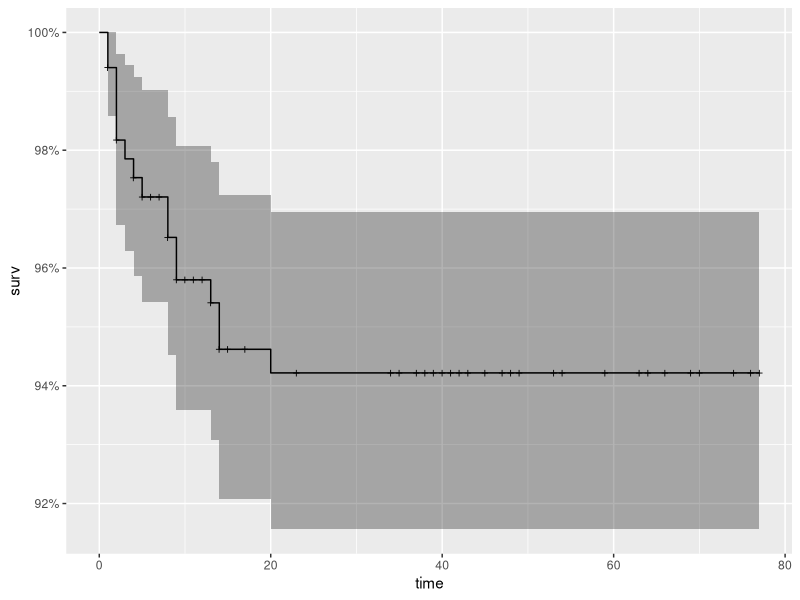
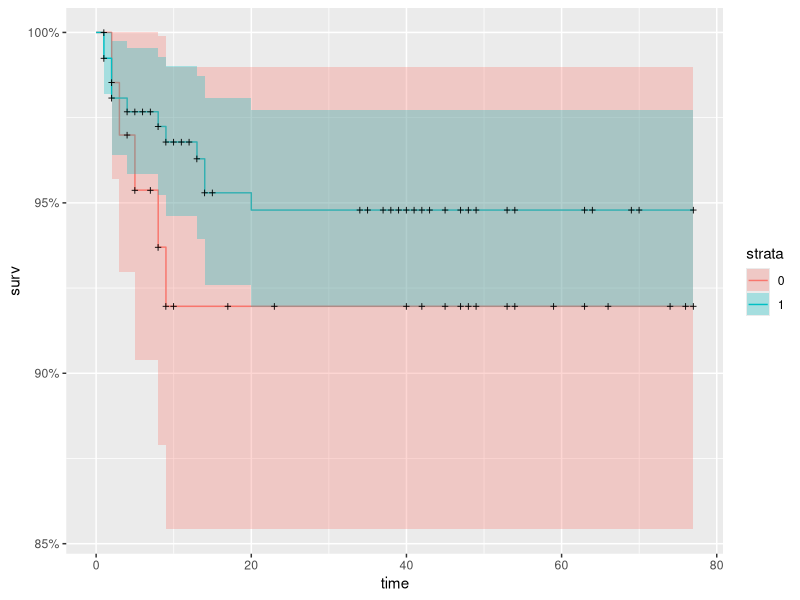
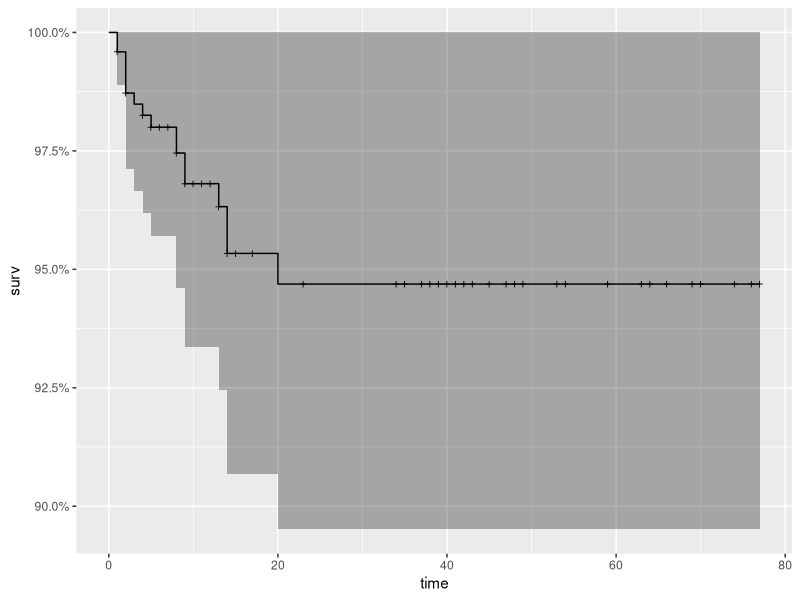
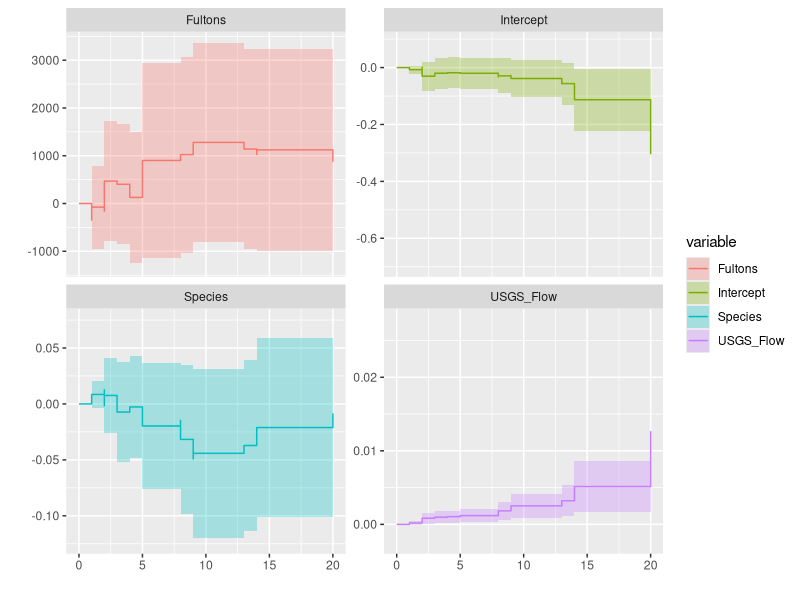

Here is the R script that generated these plots, in order: (Note: this script raises an error after producing the figures.)
#Quick Analysis based off of https://rviews.rstudio.com/2017/09/25/survival-analysis-with-r/

library(survival)
library(dplyr)
library(ggplot2)
library(ggfortify)
library(ranger)

#Load and Prep data
herring<-read.csv("Herring_from_history.csv")
View(herring)
herring<-herring[,-1]
herring<-herring[,-c(15:16)]

herring<-herring %>% 
  mutate(event_time=End-Start) %>% 
  select(-Correlated_Flow,-Temperature)

#KM Model Fits
km<- with(herring, Surv(event_time, Pass))
km_fit <- survfit(Surv(event_time, Pass) ~ 1, data=herring)
summary(km_fit)
autoplot(km_fit)

km_species_fit <- survfit(Surv(event_time, Pass) ~ Species, data=herring)
autoplot(km_species_fit)

#COX PH Model Fits
#Cox model assumes that the covariates do not vary with time. In a vignette [12] that
#accompanies the survival package Therneau, Crowson and Atkinson demonstrate that the 
#Karnofsky score (karno) is, in fact, time-dependent so the assumptions for the Cox model 
#are not met. The vignette authors go on to present a strategy for dealing with time 
#dependent covariates.
#https://cran.r-project.org/web/packages/survival/vignettes/timedep.pdf

cox1 <- coxph(Surv(event_time, Pass) ~ Species + Fultons + USGS_Flow, data = herring)
summary(cox1)

cox1_fit <- survfit(cox1)
autoplot(cox1_fit)

aa_fit <-aareg(Surv(event_time, Pass) ~ Species + Fultons + USGS_Flow, data = herring)
autoplot(aa_fit)

r_fit <- ranger(Surv(event_time, Pass) ~ Species + Fultons + USGS_Flow, data = herring,
                mtry = 4,
                importance = "permutation",
                splitrule = "extratrees",
                verbose = TRUE)

# Average the survival models
event_times <- r_fit$unique.death.times 
surv_prob <- data.frame(r_fit$survival)
avg_prob <- sapply(surv_prob,mean)

# Plot the survival models for each patient
plot(r_fit$unique.death.times,r_fit$survival[1,], 
     type = "l", 
     ylim = c(0,1),
     col = "red",
     xlab = "Days",
     ylab = "survival",
     main = "Herring Survival Curves")

#
cols <- colors()
for (n in sample(c(2:dim(herring)[1]), 20)){
  lines(r_fit$unique.death.times, r_fit$survival[n,], type = "l", col = cols[n])
}
lines(event_times, avg_prob, lwd = 2)
legend(40, 0.3, legend = c('Average = black'))

vi <- data.frame(sort(round(r_fit$variable.importance, 4), decreasing = TRUE))
names(vi) <- "importance"
head(vi)

#looking at the documentation we may want our code to look more like:
survival_model<-Surv(Start, End, Pass, data=herring, type="interval2")
